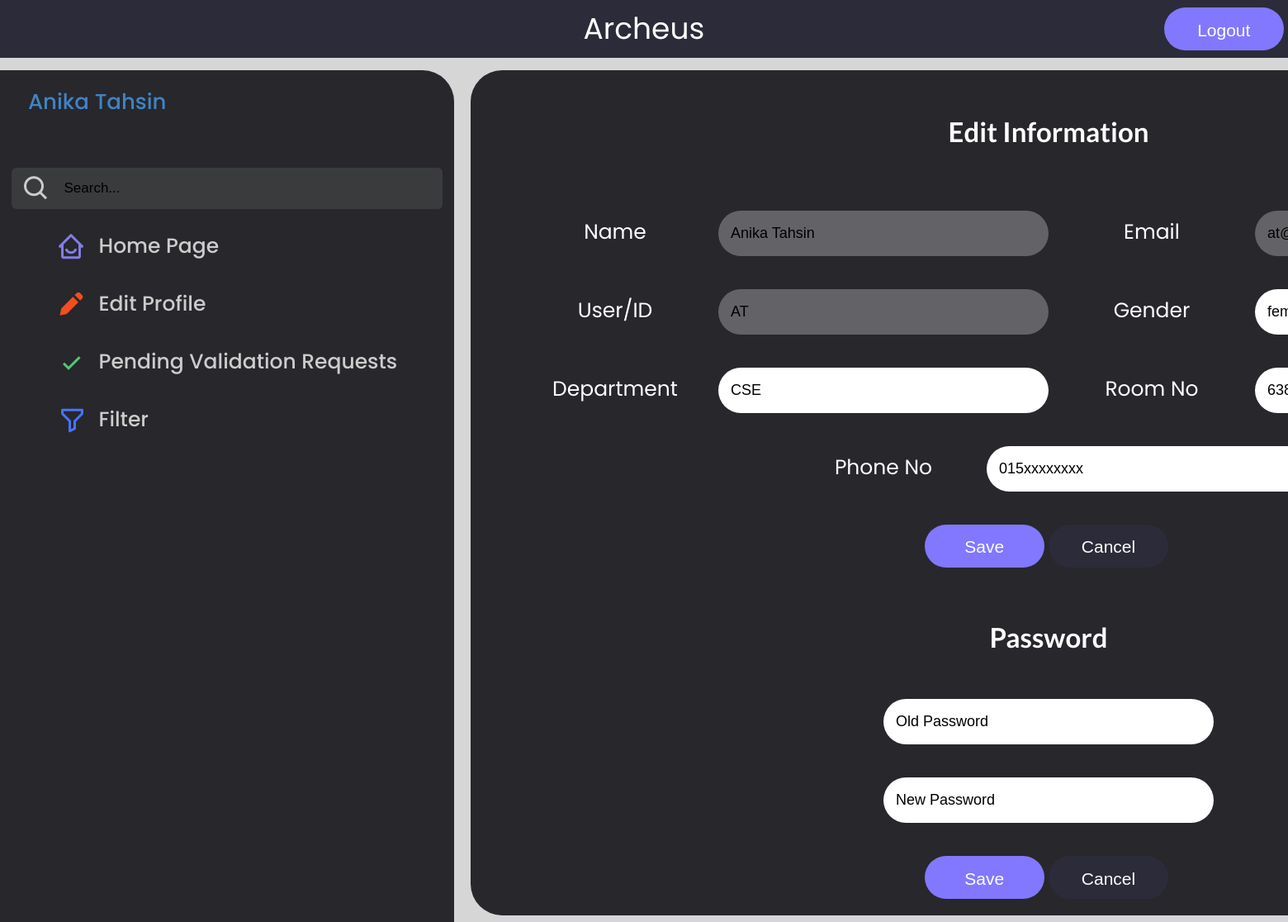
The app's page /teacher_editprofile.php (signed in) with its own data.
### tables this page shows
CREATE TABLE `teacher` (
  `t_id` int(11) NOT NULL,
  `t_username` varchar(255) NOT NULL,
  `t_name` varchar(255) NOT NULL,
  `t_email` varchar(255) NOT NULL,
  `t_pass` varchar(255) NOT NULL,
  `t_dept` varchar(255) NOT NULL,
  `t_des` varchar(255) NOT NULL,
  `t_room` varchar(255) NOT NULL,
  `role` varchar(255) NOT NULL,
  `t_joined_date` datetime NOT NULL DEFAULT current_timestamp(),
  `t_contact` varchar(255) DEFAULT NULL,
  `t_gender` varchar(255) NOT NULL
);

### teacher_editprofile.php (the view, shortened to what this page needs)
<?php
 if(
    isset($_SESSION['t_user']) && !empty($_SESSION['t_user'])
 ){
    $id = $_SESSION['t_user'];
    ?>
<!DOCTYPE html>
<html lang="en">
<head>
    <link rel="stylesheet" href="teacher_editprofile.css">
    <link href='https://unpkg.com/boxicons@2.1.1/css/boxicons.min.css' rel='stylesheet'>
    <link href="https://cdn.jsdelivr.net/npm/bootstrap@5.0.2/dist/css/bootstrap.min.css" rel="stylesheet"
>
    <link rel="stylesheet"
        href="https://cdnjs.cloudflare.com/ajax/libs/bootstrap-tagsinput/0.8.0/bootstrap-tagsinput.css" />
    <link rel="stylesheet" href="https://cdn.jsdelivr.net/npm/semantic-ui@2.4.2/dist/semantic.min.css">
</head>
<body class="dark">
    <?php
            try{
                include "db_connect.php";
                $sqlquery1 = "SELECT * FROM teacher WHERE t_username = '$id'";
                $infoget = mysqli_query($conn, $sqlquery1);
                $info = mysqli_fetch_array($infoget,MYSQLI_ASSOC);
                $name = $info['t_name'];
                $email = $info['t_email'];
                $dept = $info['t_dept'];
                $room = $info['t_room'];
                $contact = $info['t_contact'];
                $gender = $info['t_gender'];
            ?>
    <div class="layout">
        <nav class="navbar fixed-top navbar top">
            <div id="top_title">
                <span class="home_button" onclick="window.location.href = 'teacher_home.php';">Archeus</span>
            </div>
            <div id="top_logout">
                <a class="ui orange button huge" name="logout"
                    onclick="window.location.href = 'teacher_logoutprocess.php';" id="buttonbox2">Logout</a>
            </div>
        </nav>
        <div class="mid">
            <nav class="sidebar open">
                <header>
                    <div class="image-text">
                        <div class="image-text">
                            <?php
                                try{
                                    include "db_connect.php";
                                    $sqlquery1 = "SELECT * FROM teacher WHERE t_username = '$id'";
                                    $infoget = mysqli_query($conn, $sqlquery1);
                                    $info = mysqli_fetch_array($infoget,MYSQLI_ASSOC);
                                    $name = $info['t_name'];
                                    ?>
                            <div class="text logo-text">
                                <span class="profession"><a href='teacher_profile.php?id={$row['tpost_id']}'><?php echo $name; ?></a></span>
                            </div>
                            <?php
                                }catch (PDOException $ex){
                                    echo '<script>
                                    alert("Oops!! Caught An Error");
                                    </script>';
                                    echo "<script>location.assign('teacher_home.php')</script>";
                                }
                                ?>
                        </div>
                    </div>
                </header>
                <div class="menu-bar">
                    <div class="menu">
                        <form action="teacher_searchpage.php" method="GET" enctype="multipart/form-data">
                            <li class="search-box">
                                <i class='bx bx-search icon'></i>
                                <input type="text" placeholder="Search..." name="t_seacrh" id="t_seacrh">
                            </li>
                        </form>
                        <ul class="menu-links">
                            <li class="nav-link" id="link_list">
                                <a href="#">
                                    <i class='bx bx-home-smile icon' style='color:#857de7'></i>
                                    <span class="text nav-text" onclick="window.location.href = 'teacher_home.php';"
                                        id="menuitems">Home Page</span>
                                </a>
                            </li>
                            <li class="nav-link" id="link_list">
                                <a href="#">
                                    <i class='bx bxs-pencil icon' style='color:#f24e1e'></i>
                                    <span class="text nav-text"
                                        onclick="window.location.href = 'teacher_editprofile.php';" id="menuitems">Edit
                                        Profile</span>
                                </a>
                            </li>
                            <li class="nav-link" id="link_list">
                                <a href="#">
                                    <i class="bx bx-check icon" style="color:#4ecb71"></i>
                                    <span class="text nav-text" onclick="window.location.href = 'teacher_requestpage.php';" id="menuitems">Pending Validation Requests</span>
                                </a>
                            </li>
                            <li class="nav-link" id="link_list">
                                <a href="#">
                                    <i class='bx bx-filter-alt icon' style='color:#4873ff'></i>
                                    <span class="text nav-text" onclick="window.location.href = 'teacher_filter.php';"
                                        id="menuitems">Filter</span>
                                </a>
                            </li>
                        </ul>
                    </div>
                </div>
            </nav>
            <div class="bg_contentbox">
                <div class="contentbox">
                    <h1 class="request_title">Edit Information</h1>
                    <br>
                    <div class="rowdiv">
                        <div class="boxdiv1">
                            <div class="boxdivlabel">
                                <label class="labelfield">Name</label>
                            </div>
                            <div>
                                <input class="field" type="text" name="t_name" id="t_name"
                                    placeholder="<?php echo $name; ?>" disabled>
                            </div>
                        </div>
                        <div class="boxdiv1">
                            <div class="boxdivlabel">
                                <label class="labelfield">Email</label>
                            </div>
                            <div>
                                <input class="field" type="text" name="t_email" id="t_email"
                                    placeholder="<?php echo $email; ?>" disabled>
                            </div>
                        </div>
                    </div>
                    <form action="teacher_editprofile_process.php" method="POST" enctype="multipart/form-data">
                        <div class="rowdiv">
                            <div class="boxdiv1">
                                <div class="boxdivlabel">
                                    <label class="labelfield">User/ID</label>
                                </div>
                                <div>
                                    <input class="field" type="text" name="t_id" id="t_id"
                                        placeholder="<?php echo $id; ?>" disabled>
                                </div>
                            </div>
                            <div class="boxdiv1">
                                <div class="boxdivlabel">
                                    <label class="labelfield">Gender</label>
                                </div>
                                <div id="genderdiv">
                                    <input class="field" type="text" name="t_gender" id="t_gender"
                                        value="<?php echo $gender; ?>">
                                </div>
                            </div>
                        </div>
                        <br>
                        <br>
                        <div class="rowdiv">
                            <div class="boxdiv1">
                                <div class="boxdivlabel">
                                    <label class="labelfield">Department</label>
                                </div>
                                <div>
                                    <input class="field" type="text" name="t_dept" id="t_dept"
                                        value="<?php echo $dept; ?>">
                                </div>
                            </div>
                            <div class="boxdiv1">
                                <div class="boxdivlabel">
                                    <label class="labelfield">Room No</label>
                                </div>
                                <div>
                                    <input class="field" type="text" name="t_room" id="t_room"
                                        value="<?php echo $room; ?>">
                                </div>
                            </div>
                        </div>
                        <br>
                        <br>
                        <div class="rowdiv">
                            <div class="boxdiv1">
                                <div class="boxdivlabel">
                                    <label class="labelfield">Phone No</label>
                                </div>
                                <div>
                                    <input class="field" type="text" name="t_contact" id="t_contact"
                                        value="<?php echo $contact; ?>">
                                </div>
                            </div>
                        </div>
                        <br>
                        <br>
                        <div class="rowdiv">
                            <div>
                                <button class="ui secondary button huge" id="buttonbox2" type="submit"
                                    name="submit">Save</button>
                            </div>
                            <div>
                                <a class="ui orange button huge" name="signup"
                                    onclick="window.location.href = 'teacher_editprofile.php';"
                                    id="buttonbox1">Cancel</a>
                            </div>
                        </div>
                    </form>
                    <h1 class="request_title">Password</h1>
                    <form action="teacher_editpassword_process.php" method="POST" enctype="multipart/form-data">
                        <div class="boxdiv1">
                            <input class="field" type="text" name="t_old" id="t_old" placeholder="Old Password">
                        </div>
                        <br>
                        <br>
                        <div class="boxdiv1">
                            <input class="field" type="text" name="t_new" id="t_new" placeholder="New Password">
                        </div>
                        <br>
                        <br>
                        <div class="rowdiv">
                            <div>
                                <button class="ui secondary button huge" id="buttonbox2" type="submit"
                                    name="submit">Save</button>
                            </div>
                            <div>
                                <a class="ui orange button huge" name="signup"
                                    onclick="window.location.href = 'teacher_editprofile.php';"
                                    id="buttonbox1">Cancel</a>
                            </div>
                        </div>
                    </form>
                </div>
            </div>
        </div>
    </div>
    <?php
            }catch (PDOException $ex) {
                echo '<script>
                    alert("Found error");
                    window.location = "teacher_home.php";
                    </script>';
            }
            ?>
</body>
</html>
<?php
 }
 else{
    ?>
<script>
    location.assign('welcome.php')
</script>
<?php
}
?>

### records on screen
teacher: t_name "Anika Tahsin", t_email "at@uiu.ac.bd", t_gender "female", t_dept "CSE", t_room "638/A", t_contact "015xxxxxxxx"
